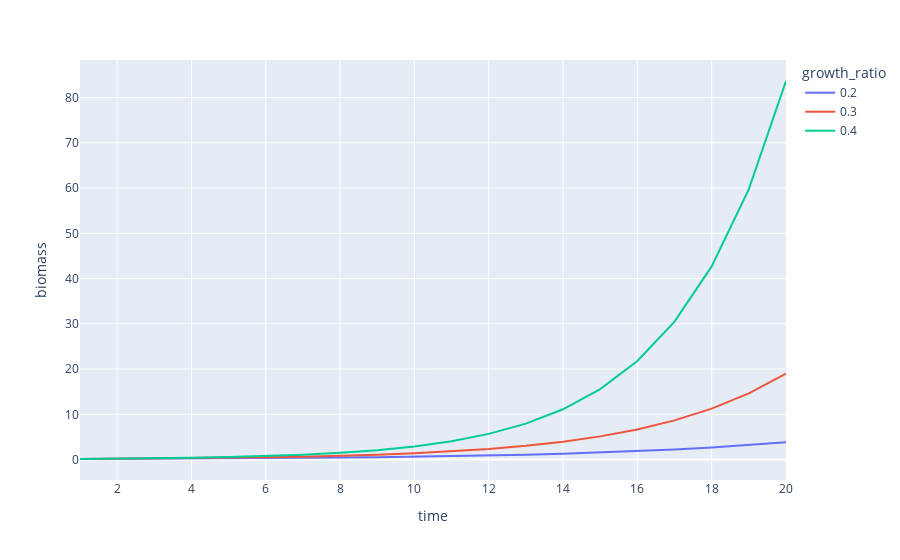

Write notebook code for a chart like this one.
### Markdown cell above
## Population Growth

### Reproductive Stability
Let's start with what feels like a pretty minor assumption - **Reproductive Stability**. If the fecund population (population that can produce offspring) is given by $P_F$ and the offspring in a year by $P_O$ then this assumption can be stated as:

$$P_O = \gamma P_F$$

Which is to say the offspring are a constant multiplier of the fecund population, each and every year.

### Demographic Stability

Now in order for us to model population growth generally we'd need to also model the transformation of offspring into fecund population. However in the case of what we'll call **Demographic Stability** we don't have to worry about this. What is this demographic stability? It's the idea that the proportion of the population that is fecund always remains the same.

$$P_F = \alpha P$$

Where $P$ is the overall population size.

What's nice about this assumption is that we can directly model population growth with:

$$P_{t+1} = P_{t} + \gamma \alpha P_{t}$$

No need to keep the two populations (fecund and immature) separate. 

### Biomass Stability

Another more practical assumption is that:

$$P=\beta B$$

Or that the population and biomass are related by a constant $\beta$. This is usefull because often times fisheries don't report the number of fish caught but the weight of those fish. Imagine trying to count individual shrimp or herring and you can get a sense of why this might be. 

With all of these assumptions in place we get:

$$ B_{t+1} = B_{t} + \gamma \alpha \beta B_{t} $$

Or just

$$ B_{t+1} = B_{t} + r B_{t} $$

### Code cell
B = [np.ones(3) * 0.1]
R = np.array([0.2, 0.3, 0.4])
rows = []
for t in range(1, 20 + 1):
    B.append(
        B[-1] + R * B[-1]
    )
    for r, b in zip(R, B[-1]):
        rows.append({
            'biomass': b,
            'time': t,
            'growth_ratio': r 
        })
px.line(
    pd.DataFrame(rows), x='time', y='biomass', color='growth_ratio'
)

### Figure 1 — Plotly figure (JSON) as saved in the notebook; plotly's stock layout.template omitted (floating-point values rounded to 4 significant figures)
{"data": [{"hovertemplate": "growth_ratio=0.2<br>time=%{x}<br>biomass=%{y}<extra></extra>", "legendgroup": "0.2", "line": {"color": "#636efa", "dash": "solid"}, "marker": {"symbol": "circle"}, "mode": "lines", "name": "0.2", "orientation": "v", "showlegend": true, "type": "scatter", "x": [1, 2, 3, 4, 5, 6, 7, 8, 9, 10, 11, 12, 13, 14, 15, 16, 17, 18, 19, 20], "xaxis": "x", "y": [0.12, 0.144, 0.1728, 0.2074, 0.2488, 0.2986, 0.3583, 0.43, 0.516, 0.6192, 0.743, 0.8916, 1.07, 1.284, 1.541, 1.849, 2.219, 2.662, 3.195, 3.834], "yaxis": "y"}, {"hovertemplate": "growth_ratio=0.3<br>time=%{x}<br>biomass=%{y}<extra></extra>", "legendgroup": "0.3", "line": {"color": "#EF553B", "dash": "solid"}, "marker": {"symbol": "circle"}, "mode": "lines", "name": "0.3", "orientation": "v", "showlegend": true, "type": "scatter", "x": [1, 2, 3, 4, 5, 6, 7, 8, 9, 10, 11, 12, 13, 14, 15, 16, 17, 18, 19, 20], "xaxis": "x", "y": [0.13, 0.169, 0.2197, 0.2856, 0.3713, 0.4827, 0.6275, 0.8157, 1.06, 1.379, 1.792, 2.33, 3.029, 3.937, 5.119, 6.654, 8.65, 11.25, 14.62, 19.0], "yaxis": "y"}, {"hovertemplate": "growth_ratio=0.4<br>time=%{x}<br>biomass=%{y}<extra></extra>", "legendgroup": "0.4", "line": {"color": "#00cc96", "dash": "solid"}, "marker": {"symbol": "circle"}, "mode": "lines", "name": "0.4", "orientation": "v", "showlegend": true, "type": "scatter", "x": [1, 2, 3, 4, 5, 6, 7, 8, 9, 10, 11, 12, 13, 14, 15, 16, 17, 18, 19, 20], "xaxis": "x", "y": [0.14, 0.196, 0.2744, 0.3842, 0.5378, 0.753, 1.054, 1.476, 2.066, 2.893, 4.05, 5.669, 7.937, 11.11, 15.56, 21.78, 30.49, 42.69, 59.76, 83.67], "yaxis": "y"}], "layout": {"legend": {"title": {"text": "growth_ratio"}, "tracegroupgap": 0}, "margin": {"t": 60}, "xaxis": {"anchor": "y", "domain": [0, 1], "title": {"text": "time"}}, "yaxis": {"anchor": "x", "domain": [0, 1], "title": {"text": "biomass"}}}}
